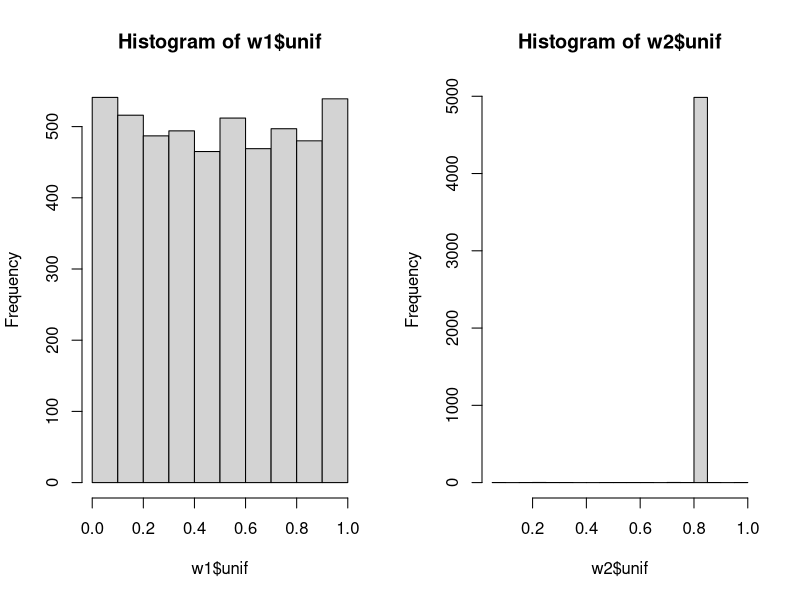
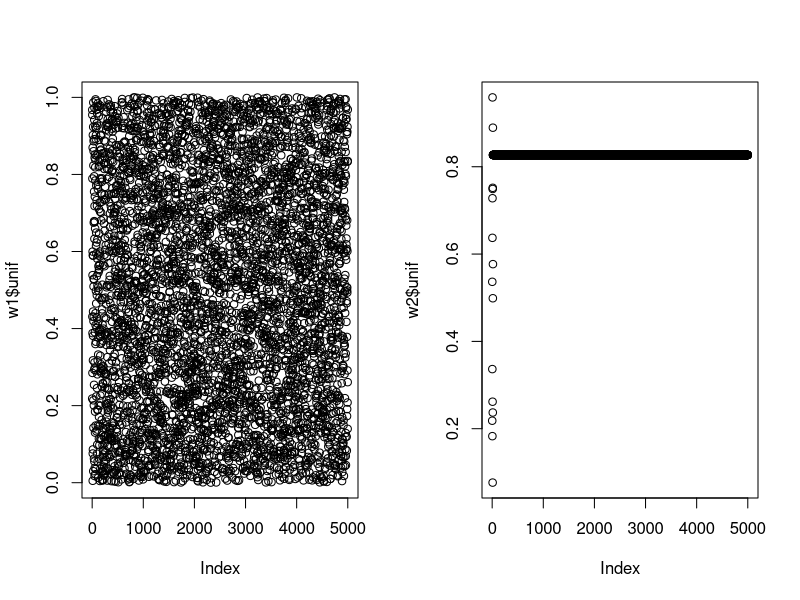
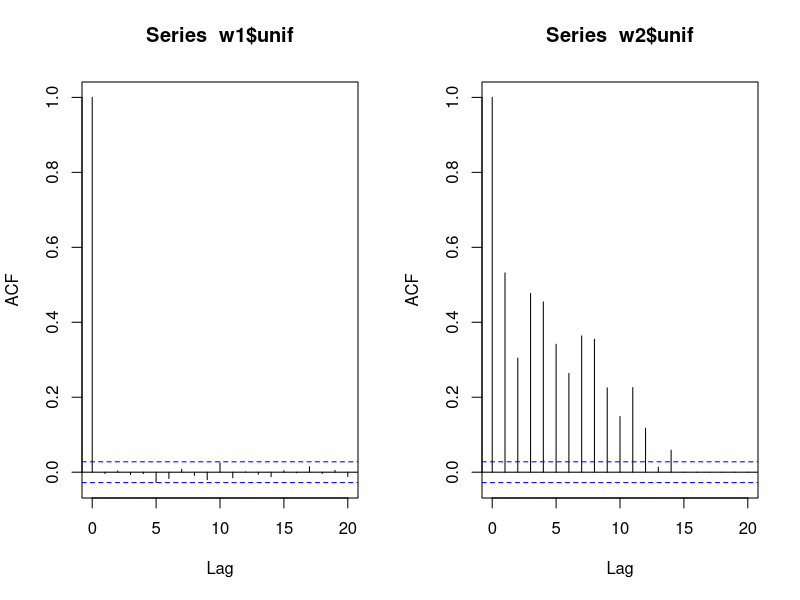

Write R code to recreate these figures, in order.
#Gerador de numeros aleatorios

#GLC: wi = (a*wi-1+b)%%m , i = 1,...,n
#precisa ter o w0 para gerar os proximos


# Exercicio 1: m=32, a=5, b=3, w0=11, n=m
m = 32   
a = 5
b = 3
w0 = 11
n = m

#vetor que vai guardar os resultados
w = rep(0,n)
#cria o primeiro
w[1] = (a*w0 + b) %% m

for(i in 1:(n-1)){
  w[(i+1)] = (a*w[i] + b) %% m
}

w


# Exercicio 2: criar uma função

glc =function(w0,m,a,b,n){
  w = rep(0, n)
  w[1] = (a*w0 + b) %% m
  for (i in 1:(n-1)){
    w[(i+1)] = (a*w[i] + b) %% m
  }
  return(w)
}


w.ex1 =glc(w0=11,m=32,a=5,b=3,n=32)


# Exercicio 3:
w.ex3 =glc(w0=20,m=32,a=7,b=13,n=32)

w.ex1
w.ex3 # este se repete a partir de 8. A parametrizacao a, b, m eh muito importante para um gerador bom


#Exercicio 4: Sequencia uniforme
glc.u = function(w0,m,a,b,n){
  w = rep(0, n)
  w[1] = (a*w0 + b) %% m
  for (i in 1:(n-1)){
    w[(i+1)] = (a*w[i] + b) %% m
  }
  w.u = w/m
  return(list("seq" = w, "unif" = w.u))
}

## Comparando resultados

w1 = glc.u(w0=13234,m=2^32,a=69069,b=23606797,n=5000)
w2 = glc.u(w0=13234,m=2^32,a=69068,b=23606797,n=5000)

## Olhar histograma

#para colocar os graficos lado a lado
par(mfrow=c(1,2))

hist(w1$unif)
hist(w2$unif)


## Diagrama de dispersao

par(mfrow=c(1,2))
plot(w1$unif)
plot(w2$unif)


## Descritivas

summary(w1$unif)
summary(w2$unif)

## ACF

par(mfrow=c(1,2))  
acf(w1$unif,lag.max=20)
acf(w2$unif,lag.max=20)

## Kolmogorov-Smirnov

ks.test(w1$unif,"punif",0,1)
ks.test(w2$unif,"punif",0,1)

w.runif = runif(1000)

ks.test(w.runif, "punif", 0.1)
